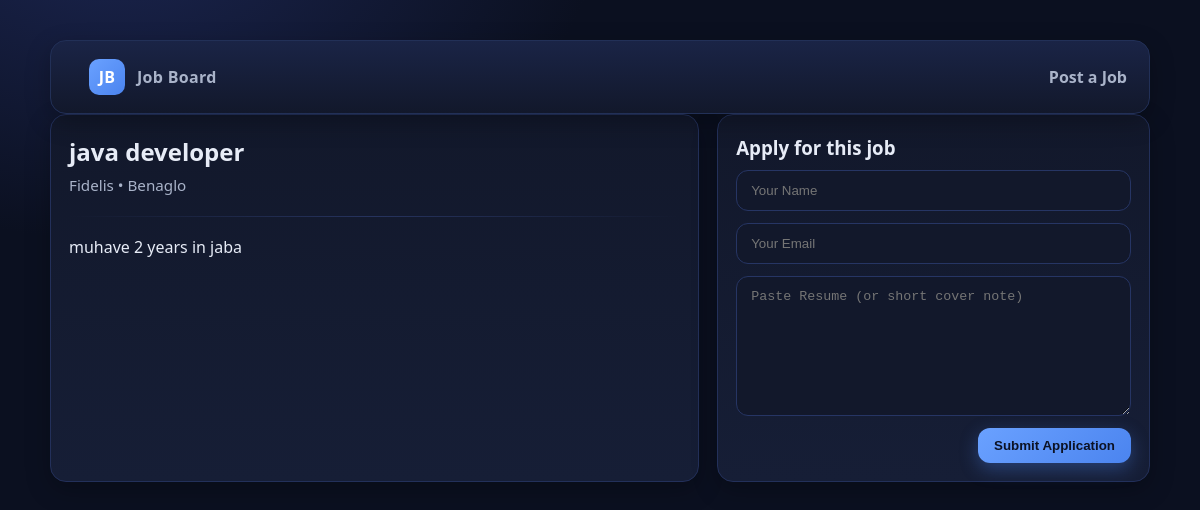
The app's page /jobs/2 with its own data.
### models.py (models this page shows)
class Job(Base):
    __tablename__ = "jobs"
    id = Column(Integer, primary_key=True, index=True)
    title = Column(String(200))
    description = Column(Text)
    company = Column(String(100))
    location = Column(String(100))
    applications = relationship("Application", back_populates="job")

### main.py (the view)
@app.get("/jobs/{job_id}", response_class=HTMLResponse)
def job_detail(request: Request, job_id: int, db: Session = Depends(get_db)):
    job = db.query(models.Job).filter(models.Job.id == job_id).first()
    return templates.TemplateResponse("job_detail.html", {"request": request, "job": job})

### templates/job_detail.html (shortened to what this page needs)
{% extends "base.html" %}
{% block content %}
  <div class="detail">
    <div class="card">
      <h2 style="margin:0 0 4px;">{{ job.title }}</h2>
      <div class="meta">{{ job.company }} • {{ job.location }}</div>
      <div class="hr"></div>
      <p>{{ job.description }}</p>
    </div>
    <div class="card">
      <h3 style="margin:0 0 8px;">Apply for this job</h3>
      <form class="form" method="post" action="/jobs/{{ job.id }}/apply">
        <input class="input" type="text" name="name" placeholder="Your Name" required>
        <input class="input" type="email" name="email" placeholder="Your Email" required>
        <textarea class="textarea" name="resume" placeholder="Paste Resume (or short cover note)" required></textarea>
        <div class="form-actions">
          <button class="btn" type="submit">Submit Application</button>
        </div>
      </form>
    </div>
  </div>
{% endblock %}

### static/style.css (style rules this page uses)
:root { --bg:#0b1020; --panel:#12182b; --panel-2:#161e36; --text:#e7ecf7; --muted:#a9b3c9; --brand:#6aa1ff; --brand-2:#4b84ef; --danger:#ff6b6b; --ok:#28c76f; --radius:16px; --shadow:0 8px 24px rgba(0,0,0,.25); }
* { box-sizing:border-box; }
html,body { height:100%; }
body { margin:0; font-family: ui-sans-serif, system-ui, -apple-system, Segoe UI, Roboto, "Helvetica Neue", Arial; background: radial-gradient(1200px 800px at 10% -10%, #1b2550 0%, #0b1020 40%, #0b1020 100%); color:var(--text); line-height:1.55; }
.btn { appearance:none; border:none; cursor:pointer; font-weight:700; padding:10px 16px; border-radius:12px; color:#0c1224; background:linear-gradient(135deg, var(--brand), var(--brand-2)); box-shadow:0 6px 18px rgba(75,132,239,.35); transition: transform .06s ease, box-shadow .2s ease; }
.input, .textarea, .select { width:100%; padding:12px 14px; border-radius:12px; border:1px solid #263564; background:var(--panel); color:var(--text); outline:none; transition:border-color .2s; }
.textarea { min-height:140px; resize:vertical; }
.card { background:linear-gradient(180deg, var(--panel), var(--panel-2)); border:1px solid #23305a; border-radius:var(--radius); box-shadow:var(--shadow); padding:18px; }
.card h3 { margin:0 0 6px; }
.meta { color:var(--muted); font-size:.95rem; }
.form { display:grid; gap:12px; }
.form-actions { display:flex; gap:10px; justify-content:flex-end; }
.detail { display:grid; gap:18px; grid-template-columns: 1.2fr .8fr; }
.hr { height:1px; background:linear-gradient(90deg, transparent, #26335e, transparent); border:none; margin:18px 0; }

### records on screen
Job: title "java developer", company "Fidelis", location "Benaglo", description "muhave 2 years in jaba"
